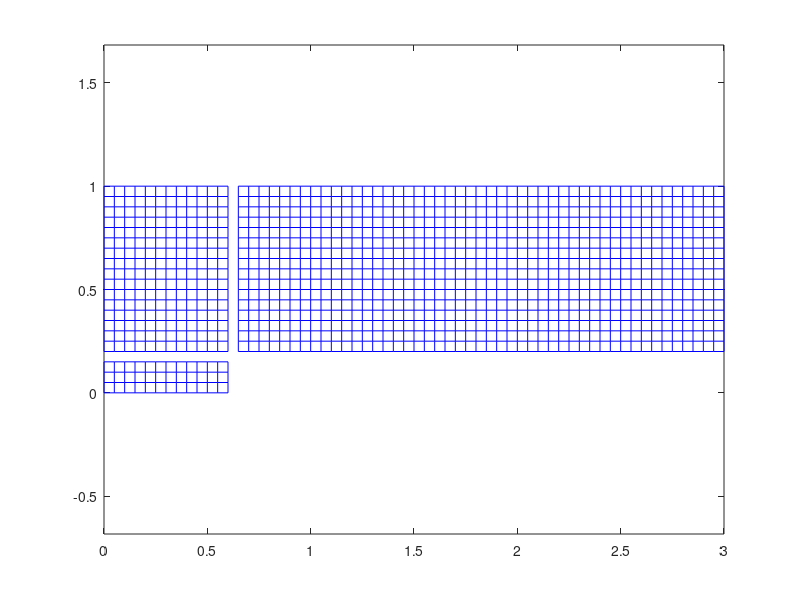

This figure's MATLAB source: (Note: this script raises an error after producing the figure.)
clc;
close all;
clear;

%% CT - simulation control, including tolerances, viscous factor gain, etc.
eps_s = 0.005; % spatial diffusion term
eps_t = 0.0013; % time diffusion term
tol = 1e-4;
dt = 0.01;
iter_min = 300;
CFL_on = 1;

case_name = 'woodward';

%% FL - fluid parameters
gam = 1.4; % heat 
M0 = 0.98;

%% GR - grid information, such as the meshfield, grid spacing (dx, dy, etc.)

% Define Grid
dx = 0.05;
dy = 0.05;

% Field Axis Values - body fitted grid
x_range = [ 0, 0.6;...  Domain 1
            0.6+dx, 3.0;... Domain 2
            0, 0.6];    % Domain 3
y_range = [ 0.2, 1.0;...
            0.2, 1.0;...
            0.0, 0.2-dy];
        
%% INITIALIZE
        
GR = struct('x_vals',[], 'y_vals',[], 'XX',[], 'YY',[]);
RHO = struct('fv',[],'BC',[]);
AA = RHO;
BB = RHO;
PP = RHO;
for i = 1:size(x_range,1)
    GR(i).x_vals = x_range(i,1):dx:x_range(i,2);
    GR(i).y_vals = y_range(i,1):dy:y_range(i,2);
    [GR(i).XX, GR(i).YY] = meshgrid(GR(i).x_vals, GR(i).y_vals);
    
    plot(GR(i).XX, GR(i).YY, 'b-', GR(i).XX', GR(i).YY', 'b-');
    hold on;
    
    RHO(i).fv = ones([size(GR(i).XX), 3]); % density
    AA(i) = RHO(i); % rho * u
    BB(i).fv = zeros(size(RHO(i).fv)); % rho * v
    PP(i).fv = RHO(i).fv(:,:,2).^(gam) ./ (gam .* M0.^2); % pressure
end

hold off;
axis equal;

% Boundary Conditions
BC_rho = {  {'D', 'D', 'N', 'D'},... 1st
            {'D', 'N', 'N', 'N'},... 2nd
            {'D', 'N', 'D', 'N'}};
        
BC_AA = {   {'D', 'D', 'N', 'D'},... 1st
            {'D', 'N', 'N', 'N'},... 2nd
            {'D', 'D', 'D', 'N'}};
        
BC_BB = {   {'D', 'D', 'D', 'D'},... 1st
            {'D', 'N', 'D', 'D'},... 2nd
            {'D', 'N', 'D', 'D'}};
    
val_test = [1, 0, 1, 0]; 
BC_val = num2cell(val_test);

BC_type_v = {'D', 'N', 'D', 'D'};
BC_val_v = {0, 0, 0, RHO.fv(1,:,2).*dyBdx};

RHO.BC = init_fv(BC_type, BC_val, XX);
AA.BC = init_fv(BC_type, BC_val, XX);
BB.BC = init_fv(BC_type_v, BC_val_v, XX);
PP.BC = init_fv(BC_type, num2cell((val_test.^(gam))./(gam .* M0.^2)), XX);

%% START SOLUTION

res = [1, 1, 1];
tic;
while (max(res(end, :)) > tol*max(res(:)))|| (size(res,1) < iter_min) % iterate through time
    
    % Update Field Values
    for i = 1:size(x_range,1)
        RHO(i).fv(:,:,1:2) = RHO(i).fv(:,:,2:3);
        AA(i).fv(:,:,1:2) = AA(i).fv(:,:,2:3);
        BB(i).fv(:,:,1:2) = BB.fv(:,:,2:3);
        PP(i).fv = RHO(i).fv(:,:,2).^(gam) ./ (gam .* M0.^2); % pressure
    end
    
    % Update Boundary Conditions
    BB.BC.S = RHO.fv(1,:,2).*dyBdx; % dirichlet condition... update with time
    
    % Check CFL conditions
    Ux = (AA.fv(:,:,2)./RHO.fv(:,:,2));
    Vy = (BB.fv(:,:,2)./RHO.fv(:,:,2));
    CFL_i = (max(abs(Ux(:)))./dx + max(abs(Vy(:)))./dy)*dt;

    if CFL_i >= 1.0 && CFL_on
       fprintf('CFL condition not met!\n');
%            if CFL_on
       fprintf('Decreasing time steps!\n');
       dt = dt*0.8 / CFL_i;
       fprintf('New time step:%0.5f\n', dt);
%            end
%     elseif CFL_i < 0.8
%         dt = dt / CFL_i;
    end
    
    % Calculate Derivatives
    [Ax, ~, ~] = grad_f(AA.fv(:,:,2), 2, dx, AA.BC, 1);
    [By, ~, ~] = grad_f(BB.fv(:,:,2), 1, dy, BB.BC, 1);
    [Ay, ~, ~] = grad_f(AA.fv(:,:,2), 1, dy, AA.BC, 1);
    [RHOy, ~, ~] = grad_f(RHO.fv(:,:,2), 1, dy, RHO.BC, 1);
    [Bx, ~, ~] = grad_f(BB.fv(:,:,2), 2, dx, BB.BC, 1);
    [RHOx, ~, ~] = grad_f(RHO.fv(:,:,2), 2, dx, RHO.BC, 1);
    
    % Calculate new RHO
	laplace_RHO = laplace_f(RHO.fv(:,:,2), dx, dy, RHO.BC, 1);
	
    RHO.fv(:,:,3) = (eps_s.*laplace_RHO - Ax - By - (eps_t./(dt^2) - 0.5./dt).*RHO.fv(:,:,1) + 2.*eps_t.*RHO.fv(:,:,2)./(dt.^2))./(eps_t./(dt^2) + 0.5./dt);
    % Enforce BC's
    RHO.fv(:,1,3) = RHO.BC.W;
    RHO.fv(end,:,3) = RHO.BC.N;    
    
    % Calculate new A
    A2_rho_x = 2.*AA.fv(:,:,2).*Ax./RHO.fv(:,:,2) - (AA.fv(:,:,2).^2 .* RHOx)./(RHO.fv(:,:,2).^2);
    AB_rho_y = (AA.fv(:,:,2).*By./RHO.fv(:,:,2)) + (BB.fv(:,:,2).*Ay)./(RHO.fv(:,:,2)) - (AA.fv(:,:,2).*BB.fv(:,:,2).*RHOy)./(RHO.fv(:,:,2).^2);
    laplace_A = laplace_f(AA.fv(:,:,2), dx, dy, AA.BC, 1);
    [P_x, ~, ~] = grad_f(PP.fv, 2, dx, PP.BC, 1);
    
    AA.fv(:,:,3) = (eps_s.*laplace_A - P_x - A2_rho_x - AB_rho_y - (eps_t./(dt^2) - 0.5./dt).*AA.fv(:,:,1) + 2.*eps_t.*AA.fv(:,:,2)./(dt.^2))./(eps_t./(dt^2) + 0.5./dt);
    % Enforce BC's
    AA.fv(:,1,3) = AA.BC.W;
    AA.fv(end,:,3) = AA.BC.N;    
    
    % Calculate new B
    B2_rho_y = 2.*BB.fv(:,:,2).*By./RHO.fv(:,:,2) - (BB.fv(:,:,2).^2 .* RHOy)./(RHO.fv(:,:,2).^2);
    AB_rho_x = (AA.fv(:,:,2).*Bx./RHO.fv(:,:,2)) + (BB.fv(:,:,2).*Ax)./(RHO.fv(:,:,2)) - (AA.fv(:,:,2).*BB.fv(:,:,2).*RHOx)./(RHO.fv(:,:,2).^2);
    laplace_B = laplace_f(BB.fv(:,:,2), dx, dy, BB.BC, 1);
    [P_y, ~, ~] = grad_f(PP.fv, 1, dy, PP.BC, 1);
    
    BB.fv(:,:,3) = (eps_s.*laplace_B - P_y - AB_rho_x - B2_rho_y - (eps_t./(dt^2) - 0.5./dt).*BB.fv(:,:,1) + 2.*eps_t.*BB.fv(:,:,2)./(dt.^2))./(eps_t./(dt^2) + 0.5./dt);
    BB.fv(:,1,3) = BB.BC.W;
    BB.fv(end,:,3) = BB.BC.N;    
    
    % Calculate Residuals
    R_err = (abs(RHO.fv(:,:,3) - RHO.fv(:,:,2)));
    A_err = (abs(AA.fv(:,:,3) - AA.fv(:,:,2)));
    B_err = (abs(BB.fv(:,:,3) - BB.fv(:,:,2)));
    
    if (size(res,1) == 1) && all(res(end,:) == 1)
        res(1, :) = [max(R_err(:)), max(A_err(:)), max(B_err(:))]; 
    else
        res(end+1, :) = [max(R_err(:)), max(A_err(:)), max(B_err(:))];
    end
    
    if (size(res, 1) > 500) && (mod(size(res, 1), 2000) == 0)
        fprintf('Iteration Ct: %i\n', size(res, 1));
        fprintf('Current Residual: %0.5e\n', max(res(end, :)));
        toc;
        figure(1);semilogy(1:size(res,1), res(:,1));
        hold on;
        semilogy(1:size(res,1), res(:,2));
        semilogy(1:size(res,1), res(:,3));
        hold off;
        legend('Density', '\rho u', '\rho v');
        fprintf('\n');
    end
    
    if ~isreal(RHO.fv(:,:,end)) || any(any(isnan(RHO.fv(:,:,end))))
        fprintf('Density exhibits non-solutions (either non-real or NaN) in nodes!\n');
        break;
    end
    
    if ~isreal(AA.fv(:,:,end)) || any(any(isnan(AA.fv(:,:,end))))
        fprintf('Vx exhibits non-solutions (either non-real or NaN) in nodes!\n');
        break;
    end
    
    if ~isreal(BB.fv(:,:,end)) || any(any(isnan(BB.fv(:,:,end))))
        fprintf('Vy exhibits non-solutions (either non-real or NaN) in nodes!\n');
        break;
    end
    
end

%% Post Process

Ux = (AA.fv(:,:,2)./RHO.fv(:,:,2));
Vy = (BB.fv(:,:,2)./RHO.fv(:,:,2));

q2_ij = (Ux).^2 + (Vy).^2;

folderName = ['M_' num2str(M0)];
geomName = [case_name num2str(100*rem(tau,1))];

if ~exist([pwd '\' geomName '\' folderName], 'dir')
    mkdir([pwd '\' geomName '\' folderName]);
end

close all;
figure(1);semilogy(1:size(res,1), res(:,1));
hold on;
semilogy(1:size(res,1), res(:,2));
semilogy(1:size(res,1), res(:,3));
hold off;
legend('Density', '\rho u', '\rho v');
title(['Residual Plot, M=' num2str(M0)]);
xlabel('# of iterations');
ylabel('Residual (Error)');

saveas(gcf, [pwd '\' geomName '\' folderName '\residual_plot.pdf']);
saveas(gcf, [pwd '\' geomName '\' folderName '\residual_plot']);

% plot density
figure();contourf(XX,YY,round(RHO.fv(:,:,2),3), 50)
title(['Density (Normalized), M=' num2str(M0)]);
colorbar('eastoutside');
axis equal
saveas(gcf, [pwd '\' geomName '\' folderName '\density.pdf']);
saveas(gcf, [pwd '\' geomName '\' folderName '\density']);

figure(); % cp plots
contourf(XX, YY, 1-q2_ij, 50); %./((RR.*cos(TT)).^2)
title(['Pressure Coefficient Contours, M=' num2str(M0)]);
colorbar('eastoutside');
axis equal
saveas(gcf, [pwd '\' geomName '\' folderName '\cp_contour.pdf']);
saveas(gcf, [pwd '\' geomName '\' folderName '\cp_contour']);

figure(); % pressure
contourf(XX, YY, PP.fv, 50);
title(['Pressure (Normalized), M=' num2str(M0)]);
colorbar('eastoutside');
axis equal
saveas(gcf, [pwd '\' geomName '\' folderName '\pressure.pdf']);
saveas(gcf, [pwd '\' geomName '\' folderName '\pressure']);

figure();
% plot([fliplr(XX(:,end)'), XX(1,:)], 1 - [fliplr(q2_ij(:,end)'), q2_ij(1,:)]);
plot(XX(1,:), 1-q2_ij(1,:));
xlabel('X');
%     ylabel('\phi_{\theta}');
ylabel('C_p');
title(['C_p on surface, M=' num2str(M0)]);
set(gca, 'Ydir', 'reverse');
saveas(gcf, [pwd '\' geomName '\' folderName '\cp_surf.pdf']);
saveas(gcf, [pwd '\' geomName '\' folderName '\cp_surf']);

% figure(); % field potential
% contourf(XX, YY, round(PHI(:,:,end),5), 50);
% title(['Field Potential, \Phi');
% colorbar('eastoutside');
% axis equal
% saveas(gcf, [pwd '\' geomName '\' folderName '\phi_pot.pdf']);
% saveas(gcf, [pwd '\' geomName '\' folderName '\phi_pot']);

figure(); % theta-dir velocity plots
contourf(XX, YY, Ux, 50); %./((RR.*cos(TT)).^2)
title(['U velocity, M=' num2str(M0)]);
colorbar('eastoutside');
saveas(gcf, [pwd '\' geomName '\' folderName '\phi_theta.pdf']);
saveas(gcf, [pwd '\' geomName '\' folderName '\phi_theta']);

figure(); % theta-dir velocity plots
contourf(XX, YY, Vy, 50); %./((RR.*cos(TT)).^2)
title(['V velocity, M=' num2str(M0)]);
colorbar('eastoutside');
saveas(gcf, [pwd '\' geomName '\' folderName '\phi_radius.pdf']);
saveas(gcf, [pwd '\' geomName '\' folderName '\phi_radius']);

% figure();
% contourf(XX, YY, sqrt(M2_ij), 50);
% title(['Mach Number');
% colorbar('eastoutside');
% axis equal
% saveas(gcf, [pwd '\' geomName '\' folderName '\mach.pdf']);
% saveas(gcf, [pwd '\' geomName '\' folderName '\mach']);

% Save Results
save([pwd '\' geomName '\' folderName '\results.mat']);
